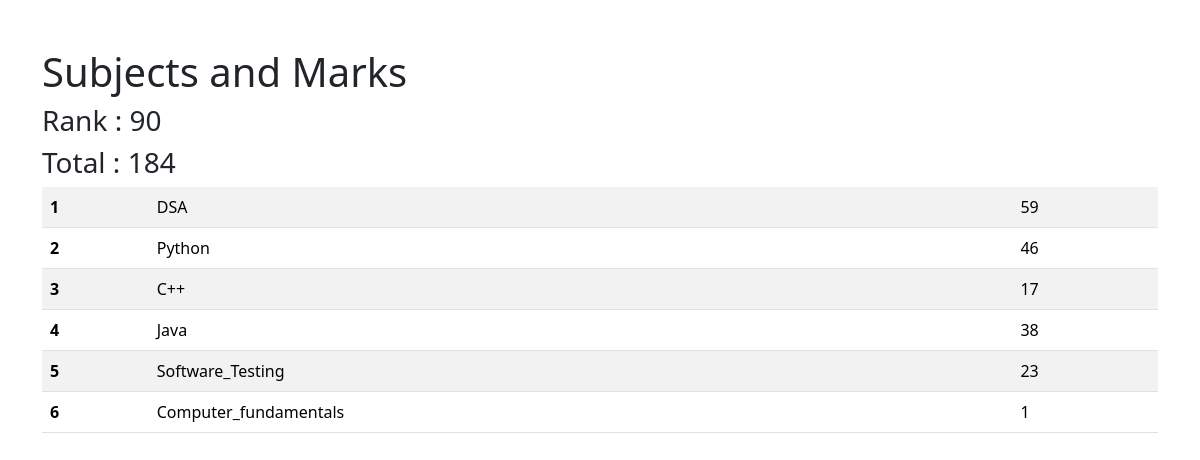
The app's page /see_marks/STU-0992 with its own data.
### student/models.py (models this page shows, shortened)
class SubjectMarks(models.Model):
    student = models.ForeignKey(Student, related_name="student_marks", on_delete=models.CASCADE)
    subject = models.ForeignKey(Subject,on_delete=models.CASCADE)
    marks = models.IntegerField()
    class Meta:
        unique_together = ['student', 'subject']

class Subject(models.Model):
    subject_name = models.CharField(max_length=100)

### student/views.py (the view)
# urls.py: path('see_marks/<student_id>',  see_marks, name='see_marks'),
def see_marks(request, student_id):
    queryset = SubjectMarks.objects.filter(student__student_id__student_id=student_id)
    tot_marks = queryset.aggregate(tot_marks=Sum('marks'))
    crr_rank = -1
    ranks = Student.objects.annotate(marks = Sum('student_marks__marks')).order_by('-marks', '-student_age')
    i=1
    for rank in ranks:
        if student_id == rank.student_id.student_id:
            crr_rank =i
            break
        i+=1
    return render(request, 'report/see_marks.html', {'queryset': queryset, 'tot_marks': tot_marks, 'crr_rank': crr_rank})

### student/templates/report/see_marks.html (shortened to what this page needs)
<!DOCTYPE html>
<html lang="en">
<head>
    <link href="https://cdn.jsdelivr.net/npm/bootstrap@5.3.3/dist/css/bootstrap.min.css" rel="stylesheet">
</head>
<body>
  <div class="container mt-5">
    <h1>Subjects and Marks </h1>
    <h3> Rank  : {{crr_rank}}</h3>
    <h3> Total : {{tot_marks.tot_marks}} </h3>
    <table class="table table-striped">
      <tbody>
        {% for marks in queryset %}
        <tr>
          <th>{{ forloop.counter }}</th>
          <td>{{marks.subject.subject_name}}</td>
          <td>{{ marks.marks }} </td>
        </tr>
        {% endfor %}
      </tbody>
    </table>
  </div>
</body>
</html>

### records on screen
SubjectMarks: subject.subject_name "DSA", marks "59"
SubjectMarks: subject.subject_name "Python", marks "46"
SubjectMarks: subject.subject_name "C++", marks "17"
SubjectMarks: subject.subject_name "Java", marks "38"
SubjectMarks: subject.subject_name "Software_Testing", marks "23"
SubjectMarks: subject.subject_name "Computer_fundamentals", marks "1"

### other values on screen
{{ crr_rank }} "90"
{{ tot_marks.tot_marks }} "184"
